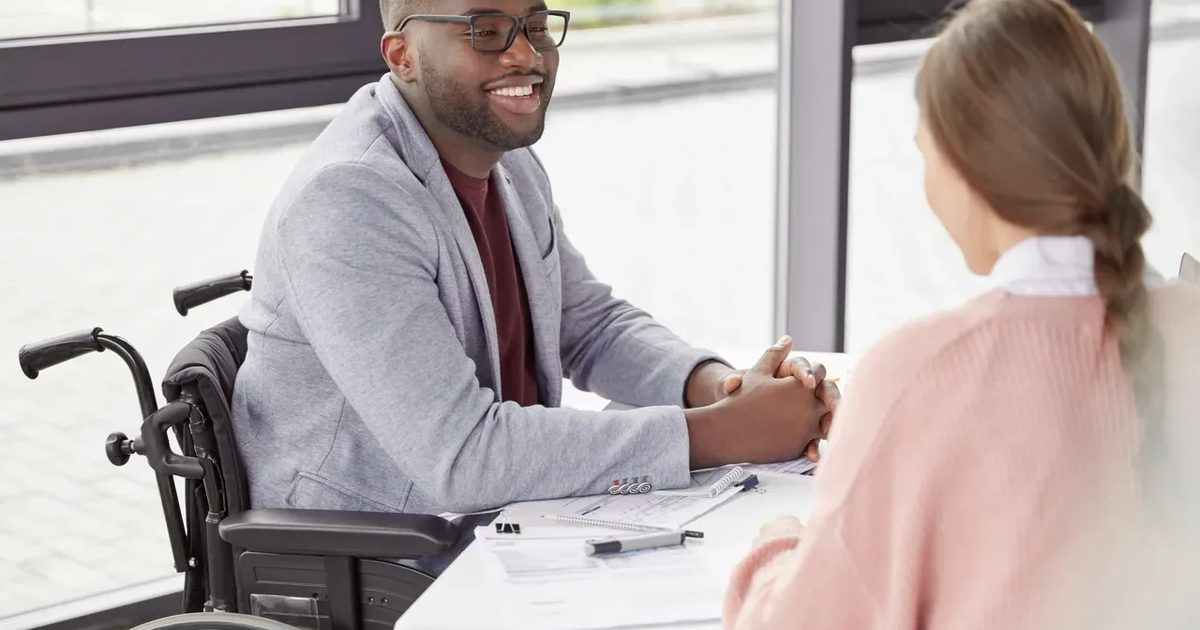
#> input picture media/og/11-101.jpg, 1200 x 630 px
$ python -i pull_media.py   (imports and definitions only)
#> lines starting #> are read from the running program, lines starting #| are printed output that depends on the picture
"""Download every upload referenced by posts/pages, resize for the web, write media/ + content/media-map.json."""
import json, os, re, subprocess, time, urllib.request, urllib.parse, io
from concurrent.futures import ThreadPoolExecutor
from PIL import Image, ImageOps
UA = {'User-Agent': 'Mozilla/5.0 (aretepursuits migration)'}
# [1 line not run here, left out]
RX = re.compile(r'https?://(?:www\.)?aretepursuits\.com/wp-content/uploads/[^"\'\s)>]+')
refs = set()
# [3 lines not run here, left out]
def original(u):
    return re.sub(r'-(\d+)x(\d+)(\.[A-Za-z]+)$', r'\3', u)
def fetch(u):
    for a in range(4):
        try:
            with urllib.request.urlopen(urllib.request.Request(urllib.parse.quote(u, safe=':/%?=&'), headers=UA), timeout=120) as r: return r.read()
        except Exception as e:
            if getattr(e, 'code', None) == 404: return None
            time.sleep(2 * (a + 1))
    return None
mp = {}
def rel(u): return u.split('/wp-content/uploads/', 1)[1]
def handle(orig):
    path0 = 'media/wp-content/uploads/' + rel(orig)
    for cand in (path0, path0.rsplit('.', 1)[0] + '.jpg' if path0.lower().endswith('.png') else None, path0[:-4] + '.mp4' if path0.endswith('.mov') else None):
        if cand and os.path.exists(cand):
            try:
                im = Image.open(cand); return orig, {'path': '/' + cand[len('media/'):], 'w': im.width, 'h': im.height}
            except Exception:
                return orig, {'path': '/' + cand[len('media/'):]}
    data = fetch(orig); src = orig
    if data is None:
        cands = [r for r in refs if original(r) == orig]
        for c in cands:
            data = fetch(c)
            if data: src = c; break
    if data is None: return orig, None
    path = 'media/wp-content/uploads/' + rel(orig)
    os.makedirs(os.path.dirname(path), exist_ok=True)
    ext = orig.rsplit('.', 1)[-1].lower()
    if ext in ('jpg', 'jpeg', 'jpe', 'png', 'webp', 'gif'):
        try:
            im = Image.open(io.BytesIO(data)); im = ImageOps.exif_transpose(im)
            if ext != 'gif' and im.width > 1600:
                im = im.resize((1600, round(im.height * 1600 / im.width)), Image.LANCZOS)
            if ext in ('jpg', 'jpeg', 'jpe'):
                im.convert('RGB').save(path, 'JPEG', quality=82, optimize=True, progressive=True)
            elif ext == 'png':
                if len(data) > 600_000 and im.mode in ('RGB', 'P', 'L') :
                    path = path[:-4] + '.jpg'; im.convert('RGB').save(path, 'JPEG', quality=84, optimize=True, progressive=True)
                else:
                    im.save(path, 'PNG', optimize=True)
            elif ext == 'webp':
                im.save(path, 'WEBP', quality=82)
            else:
                open(path, 'wb').write(data)
            return orig, {'path': '/' + path[len('media/'):], 'w': im.width, 'h': im.height}
        except Exception as e:
            print('image fail', orig, e); open(path, 'wb').write(data)
            return orig, {'path': '/' + path[len('media/'):]}
    if ext == 'mov':
        tmp = '/tmp/' + os.path.basename(orig); open(tmp, 'wb').write(data)
        path = path[:-4] + '.mp4'
        subprocess.run(['ffmpeg', '-y', '-loglevel', 'error', '-i', tmp, '-vf', 'scale=-2:min(720\\,ih)', '-c:v', 'libx264', '-crf', '28', '-preset', 'slow', '-c:a', 'aac', '-b:a', '96k', '-movflags', '+faststart', path], check=True)
        return orig, {'path': '/' + path[len('media/'):], 'bytes': os.path.getsize(path)}
    open(path, 'wb').write(data)
    return orig, {'path': '/' + path[len('media/'):]}
origs = sorted({original(r) for r in refs})
# [5 lines not run here, left out]
refmap = {r: mp.get(original(r)) for r in refs}
# social card (1200x630) and thumbnail (720w) per post from featured image
# [11 lines not run here, left out]

>>> import cv2
>>> picture = cv2.imread('../media/og/11-101.jpg', cv2.IMREAD_GRAYSCALE)
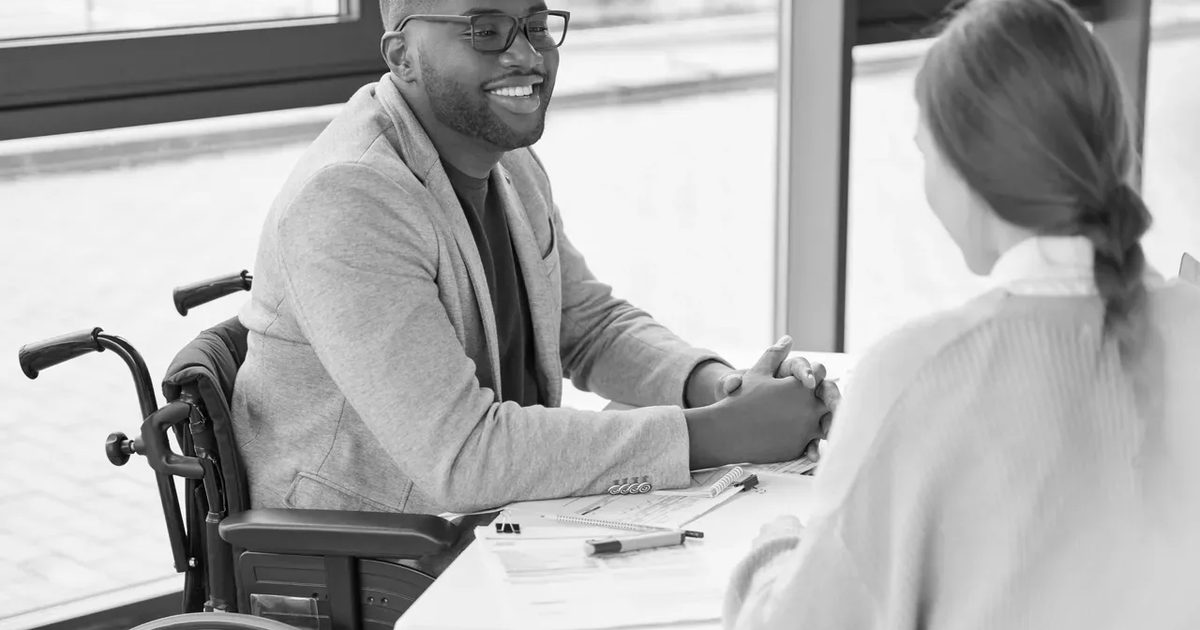
#> picture: shape (630, 1200); min 0, max 255, mean 173.8
#> (the run stopped early here; a loop or call above may not have finished)

$ run again, on media/og/building-bridges.jpg
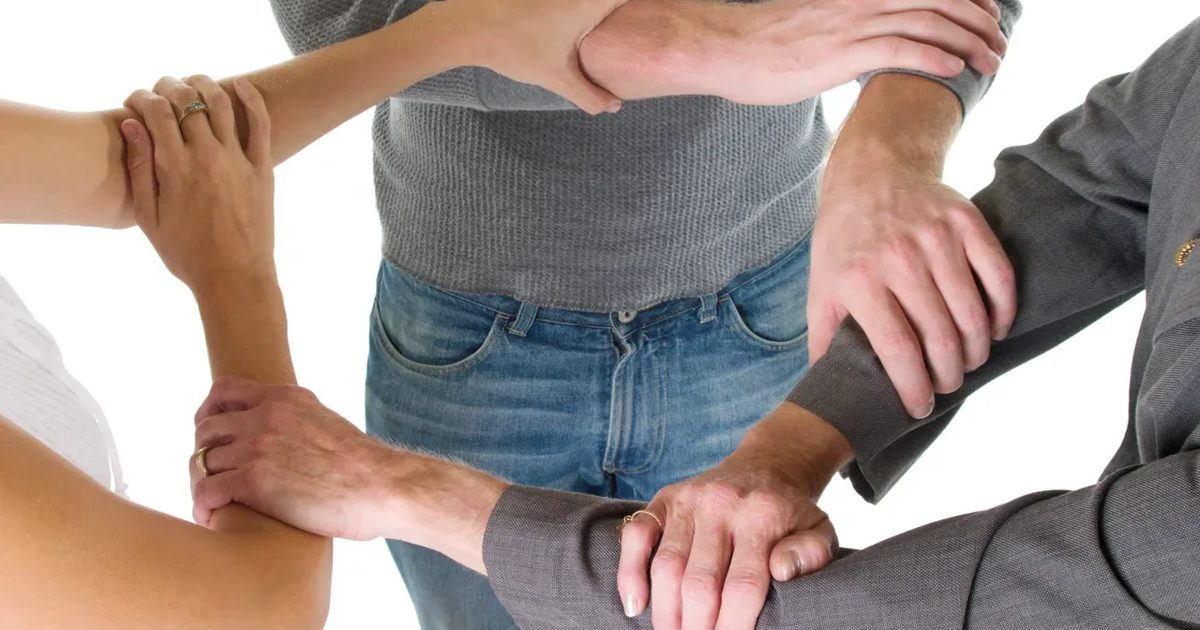
#> input picture media/og/building-bridges.jpg, 1200 x 630 px
#> `picture = cv2.imread('../media/og/11-101.jpg', cv2.IMREAD_GRAYSCALE)`:
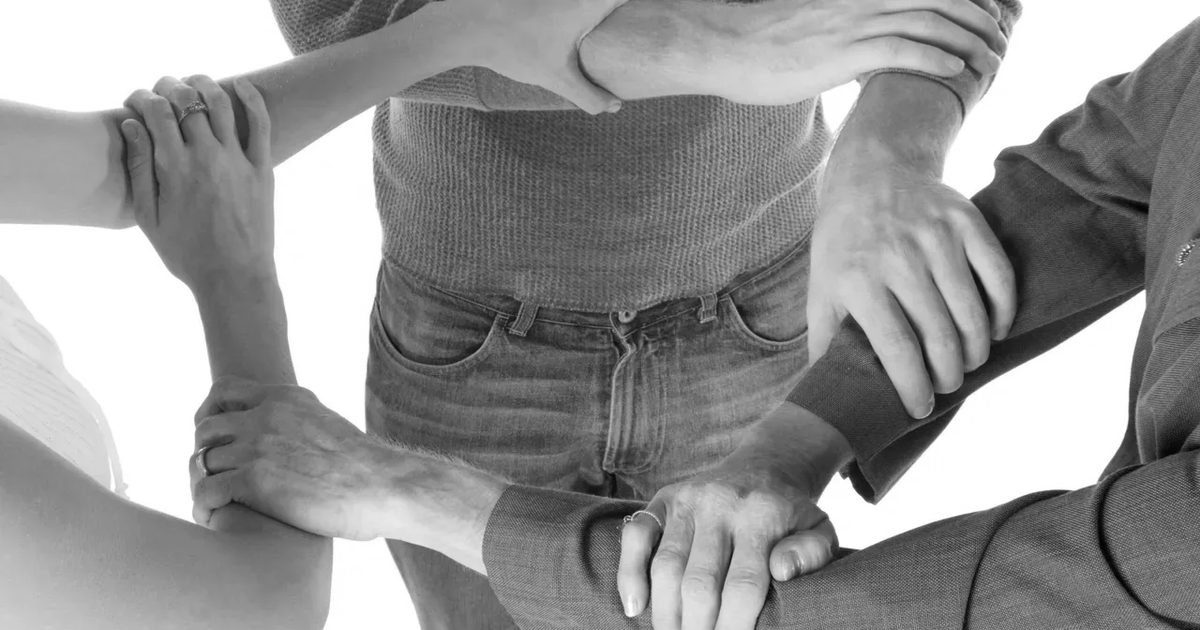
#> picture: shape (630, 1200); min 0, max 255, mean 148.7

$ run again, on media/og/building-teams.jpg
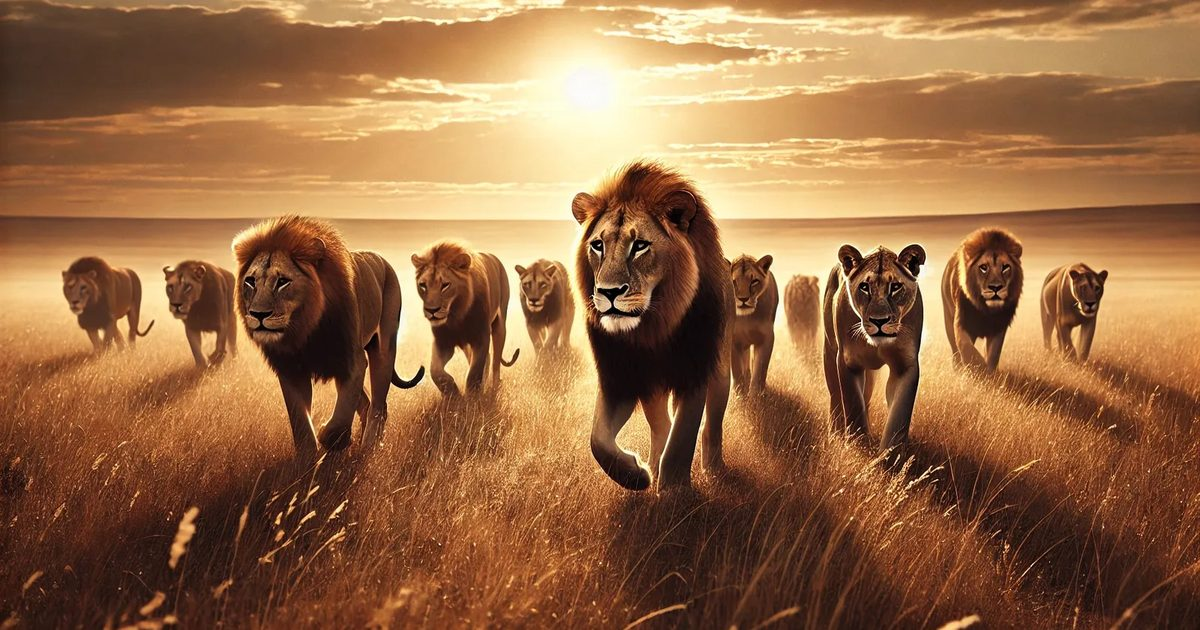
#> input picture media/og/building-teams.jpg, 1200 x 630 px
#> `picture = cv2.imread('../media/og/11-101.jpg', cv2.IMREAD_GRAYSCALE)`:
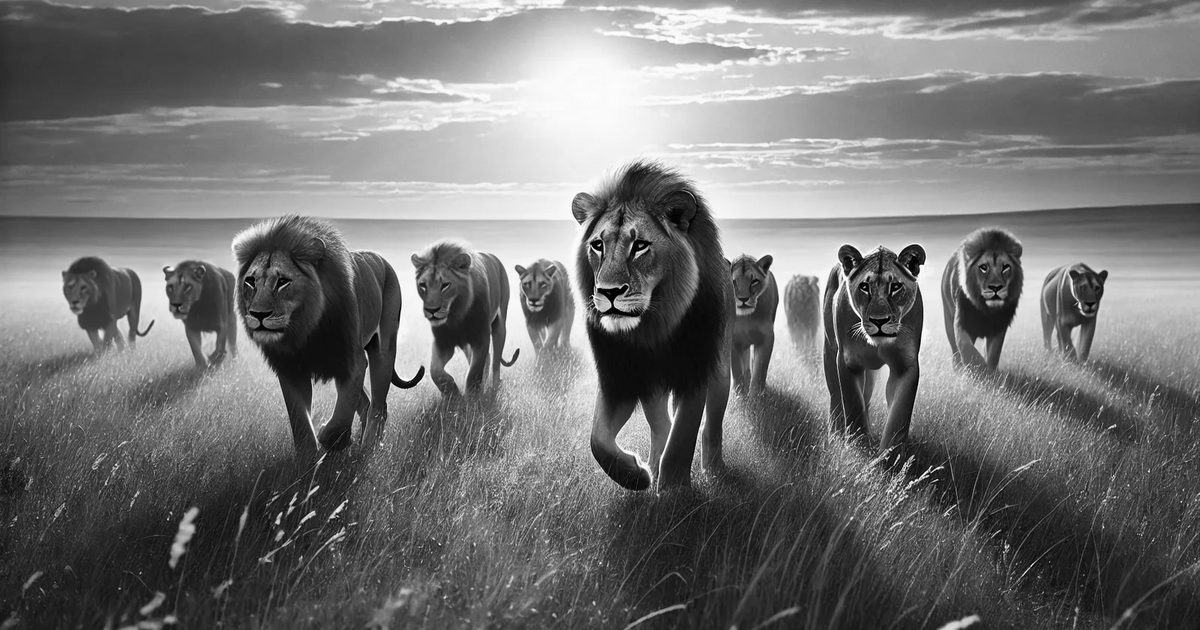
#> picture: shape (630, 1200); min 0, max 255, mean 115.1
